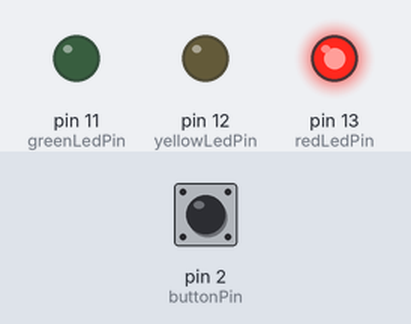
Simulated run of this sketch. Board: Arduino Uno, built with avr-gcc and run on an emulated ATmega328P. Parts: output pins drawn as LEDs (lit = HIGH). The test bench sets the inputs (shaded band); at power-on: pin 2 (buttonPin) LOW.

Above: at 1.2 s.
1.3 s: pin 2 (buttonPin) pulled HIGH for 0.15 s
At 2.0 s:
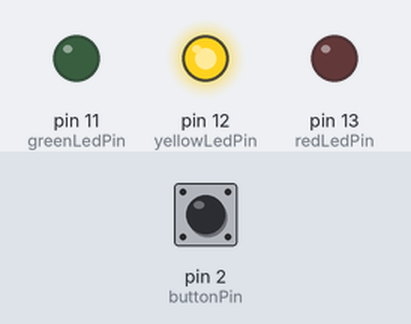
2.9 s: pin 2 (buttonPin) pulled HIGH for 1 s
At 4.4 s:
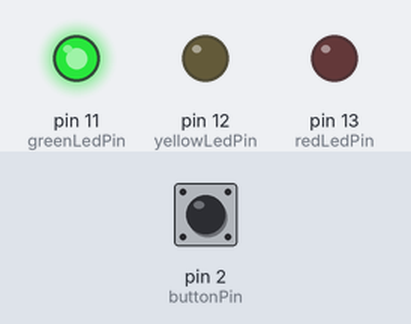
5.4 s: pin 2 (buttonPin) pulled HIGH for 3.2 s
At 6.3 s:
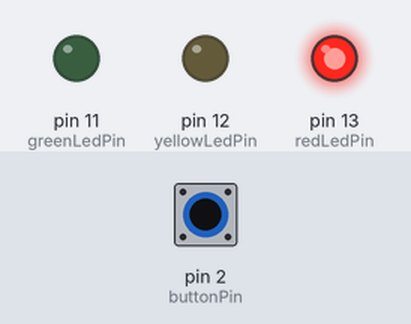
Timing chart, 0 to 8.4 s (numbered marks = the images above; inputs shaded):
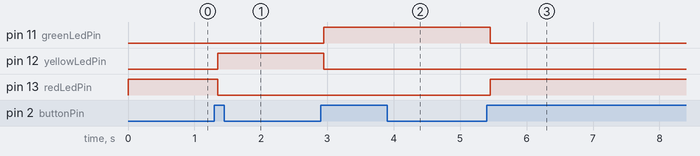

The sketch:

Stop_Light_Toggle_Button.ino
```cpp
// constants won't change. They're used here to set pin numbers:
const int buttonPin = 2;     // the number of the pushbutton pin
const int redLedPin =  13;      // the number of the red LED pin
const int yellowLedPin =  12;      // the number of the yellow LED pin
const int greenLedPin =  11;      // the number of the green LED pin

// variables will change:
int buttonState;         // variable for reading the pushbutton status
int lastButtonState = LOW;         // variable for reading the pushbutton status
int lightState = 0;

// the following variables are unsigned longs because the time, measured in
// milliseconds, will quickly become a bigger number than can be stored in an int.
unsigned long lastDebounceTime = 0;  // the last time the output pin was toggled
unsigned long debounceDelay = 50;    // the debounce time; increase if the output flickers

void setup() {
  // initialize the LED pins as an outputs:
  pinMode(redLedPin, OUTPUT);
  pinMode(yellowLedPin, OUTPUT);
  pinMode(greenLedPin, OUTPUT);
  // initialize the pushbutton pin as an input:
  pinMode(buttonPin, INPUT);
}

void loop() {
  // read the state of the pushbutton value:
  int reading = digitalRead(buttonPin);

  // check to see if you just pressed the button
  // (i.e. the input went from LOW to HIGH), and you've waited long enough
  // since the last press to ignore any noise:

  // If the switch changed, due to noise or pressing:
  if (reading != lastButtonState) {
    // reset the debouncing timer
    lastDebounceTime = millis();
  }


  if ((millis() - lastDebounceTime) > debounceDelay) {
    // whatever the reading is at, it's been there for longer than the debounce
    // delay, so take it as the actual current state:

    // if the button state has changed:
    if (reading != buttonState) {
      buttonState = reading;
      if (reading == HIGH) {
        lightState = ++lightState%3;
      }
    }
  }

  if (lightState == 0) {
    digitalWrite(redLedPin, HIGH);
    digitalWrite(yellowLedPin, LOW);
    digitalWrite(greenLedPin, LOW);
  }
  else if (lightState == 1) {
    digitalWrite(redLedPin, LOW);
    digitalWrite(yellowLedPin, HIGH);
    digitalWrite(greenLedPin, LOW);
  }
  else if (lightState == 2) {
    digitalWrite(redLedPin, LOW);
    digitalWrite(yellowLedPin, LOW);
    digitalWrite(greenLedPin, HIGH);
  }

  // save the reading. Next time through the loop, it'll be the lastButtonState:
  lastButtonState = reading;
}
```

Measured:
- after the input at 1.3 s, pin 12 (yellowLedPin): LOW → HIGH after 0.05 s; pin 13 (redLedPin): HIGH → LOW after 0.05 s
- after the input at 2.9 s, pin 11 (greenLedPin): LOW → HIGH after 0.05 s; pin 12 (yellowLedPin): HIGH → LOW after 0.05 s
- after the input at 5.4 s, pin 11 (greenLedPin): HIGH → LOW after 0.05 s; pin 13 (redLedPin): LOW → HIGH after 0.05 s
